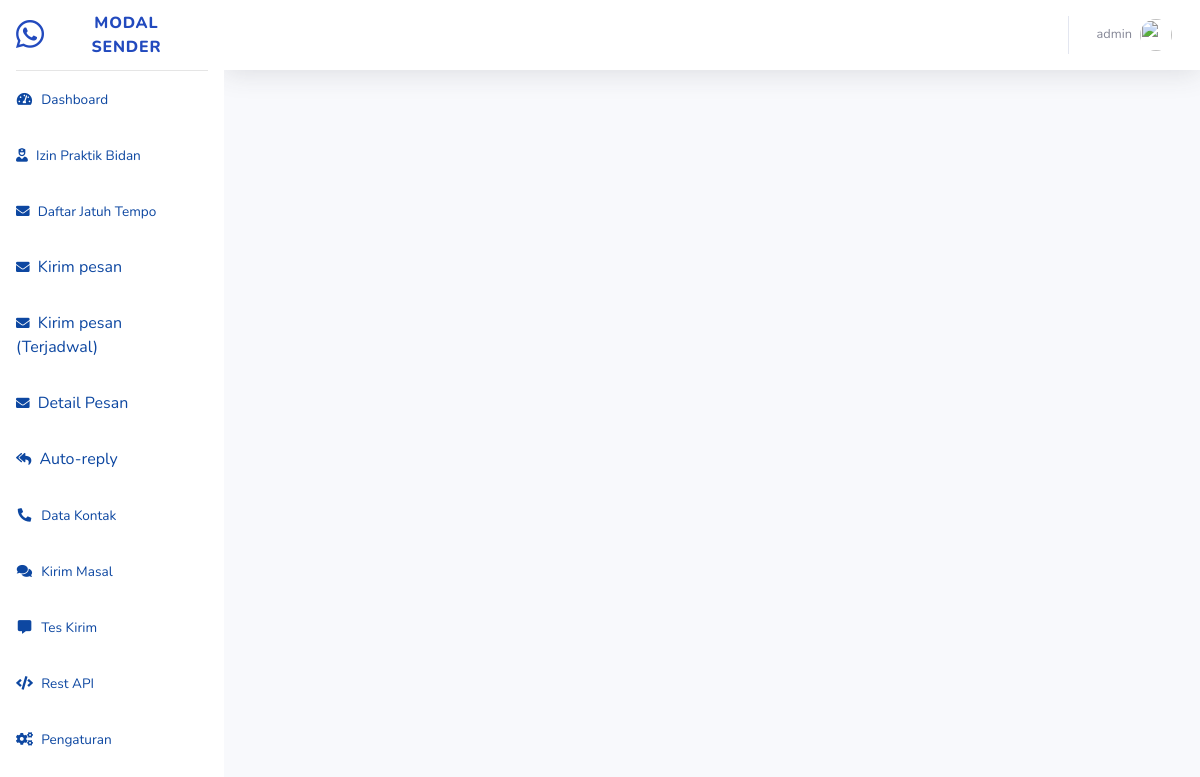
The page /pages/latihan/sendmesssage.php (signed in) on the database as committed earlier.
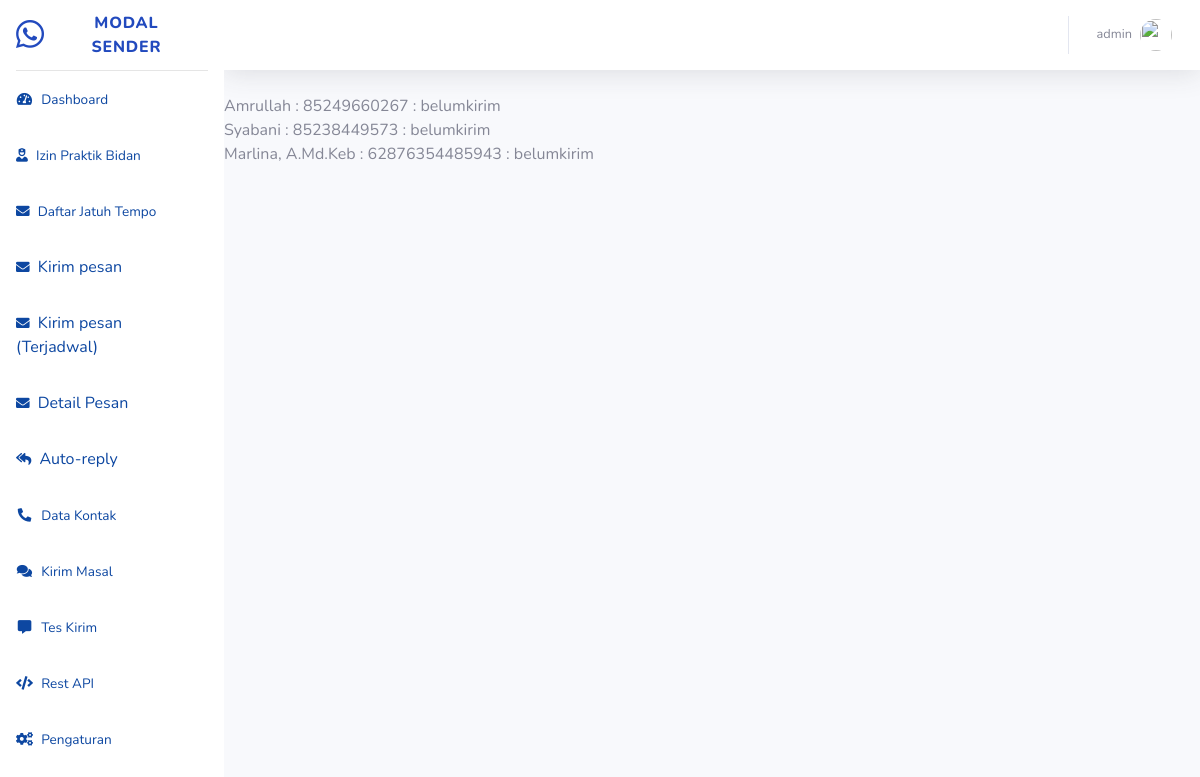
The same page on the database as committed later.
### tables this page shows
CREATE TABLE `izin_bidan` (
  `id_bidan` int(11) NOT NULL,
  `sipb` text NOT NULL,
  `nama` text NOT NULL,
  `temp_lahir` text NOT NULL,
  `tg_lahir` date NOT NULL,
  `alamat` text NOT NULL,
  `no_strb` text NOT NULL,
  `uk_praktik` text NOT NULL,
  `al_praktik` text NOT NULL,
  `no_rekom` text NOT NULL,
  `tg_rekom` date NOT NULL,
  `terbit` date NOT NULL,
  `ms_berlaku` date NOT NULL,
  `no_wa` bigint(25) NOT NULL
);

### helper/koneksi.php (called while the page is built, shortened)
<?php
$base_url = "/modalsender/";

### pages/latihan/sendmesssage.php (the view, shortened to what this page needs)
<?php
include_once("../../helper/koneksi.php");
include_once("../../helper/function.php");
require_once('../../templates/header.php');
$q = mysqli_query($koneksi, "SELECT * FROM izin_bidan order by id_bidan DESC");
$status = "belumkirim";
while ($row = mysqli_fetch_array($q)) {
    echo " {$row['nama']} : {$row['no_wa']} : $status<br>";
}

### templates/header.php (shortened to what this page needs)
<!DOCTYPE html>
<html lang="en">
<head>
    <link href="<?= $base_url; ?>vendor/fontawesome-free/css/all.min.css" rel="stylesheet" type="text/css">
    <link href="<?= $base_url; ?>css/sb-admin-2.min.css" rel="stylesheet">
    <link rel="stylesheet" href="https://cdnjs.cloudflare.com/ajax/libs/toastr.js/latest/toastr.css" />
    <link href="<?= $base_url; ?>vendor/datatables/dataTables.bootstrap4.min.css" rel="stylesheet">
    <link href="https://cdn.jsdelivr.net/npm/select2@4.1.0-beta.1/dist/css/select2.min.css" rel="stylesheet" />
</head>
<body id="page-top">
    <div id="wrapper">
        <ul class="navbar-nav  sidebar sidebar-success " id="accordionSidebar">
            <a class="sidebar-brand d-flex align-items-center justify-content-center" href="home.php">
                <div class="sidebar-brand-icon">
                    <i class="fab fa-whatsapp"></i>
                </div>
                <div class="sidebar-brand-text mx-3">Modal Sender</div>
            </a>
            <hr class="sidebar-divider my-0">
            <li class="nav-item">
                <a class="nav-link" href="<?= $base_url; ?>pages/home.php">
                    <i class="fas fa-fw fa-tachometer-alt"></i>
                    <span>Dashboard</span></a>
            </li>
            <li class="nav-item">
                <a class="nav-link" href="<?= $base_url; ?>pages/bidan/izin_bidan.php">
                    <i class="fas fa-user-nurse"></i>
                    <span>Izin Praktik Bidan</span></a>
            </li>
            <li class="nav-item">
                <a class="nav-link" href="<?= $base_url; ?>pages/jatuh_tempo/jatuh_tempo.php">
                    <i class="fas fa-envelope"></i>
                    <span>Daftar Jatuh Tempo</span></a>
            </li>
            <li class="nav-item">
                <a class="nav-link" href="latihan/sendmesssage.php">
                    <i class="fas fa-envelope"></i>
                    Kirim pesan </a>
            </li>
            <li class="nav-item">
                <a class="nav-link" href="latihan/sendmessage2.php">
                    <i class="fas fa-envelope"></i>
                    Kirim pesan (Terjadwal) </a>
            </li>
            <li class="nav-item">
                <a class="nav-link" href="latihan/ambil_detailpesan.php">
                    <i class="fas fa-envelope"></i>
                    Detail Pesan </a>
            </li>
            <li class="nav-item">
                <a class="nav-link" href="auto_reply.php">
                    <i class="fas fa-reply-all"></i>
                    Auto-reply </a>
            </li>
            <li class="nav-item">
                <a class="nav-link" href="kontak.php">
                    <i class="fas fa-fw fa-phone-alt"></i>
                    <span>Data Kontak</span></a>
            </li>
            <li class="nav-item">
                <a class="nav-link" href="kirim.php">
                    <i class="fas fa-fw fa-comments"></i>
                    <span>Kirim Masal</span></a>
            </li>
            <li class="nav-item">
                <a class="nav-link" href="tes_kirim.php">
                    <i class="fas fa-fw fa-comment-alt"></i>
                    <span>Tes Kirim</span></a>
            </li>
            <li class="nav-item">
                <a class="nav-link" href="rest_api.php">
                    <i class="fas fa-fw fa-code"></i>
                    <span>Rest API</span></a>
            </li>
            <li class="nav-item">
                <a class="nav-link" href="pengaturan.php">
                    <i class="fas fa-fw fa-cogs"></i>
                    <span>Pengaturan</span></a>
            </li>
        </ul>
        <div id="content-wrapper" class="d-flex flex-column">
            <div id="content">
                <nav class="navbar navbar-expand navbar-light bg-white topbar mb-4 static-top shadow">
                    <ul class="navbar-nav ml-auto">
                        <li class="nav-item dropdown no-arrow">
                            <a class="nav-link dropdown-toggle" href="#" id="userDropdown" role="button" data-toggle="dropdown" aria-haspopup="true" aria-expanded="false">
                                <span class="mr-2 d-none d-lg-inline text-gray-600 small"><?= $_SESSION['username'] ?></span>
                                <img class="img-profile rounded-circle" src="../img/undraw_profile.svg">
                            </a>
                        </li>
                    </ul>
                </nav>

Rows that differ between the two databases and show on the page:
added izin_bidan: nama "Amrullah", no_wa "85249660267"
added izin_bidan: nama "Syabani", no_wa "85238449573"
added izin_bidan: nama "Marlina, A.Md.Keb", no_wa "62876354485943"
